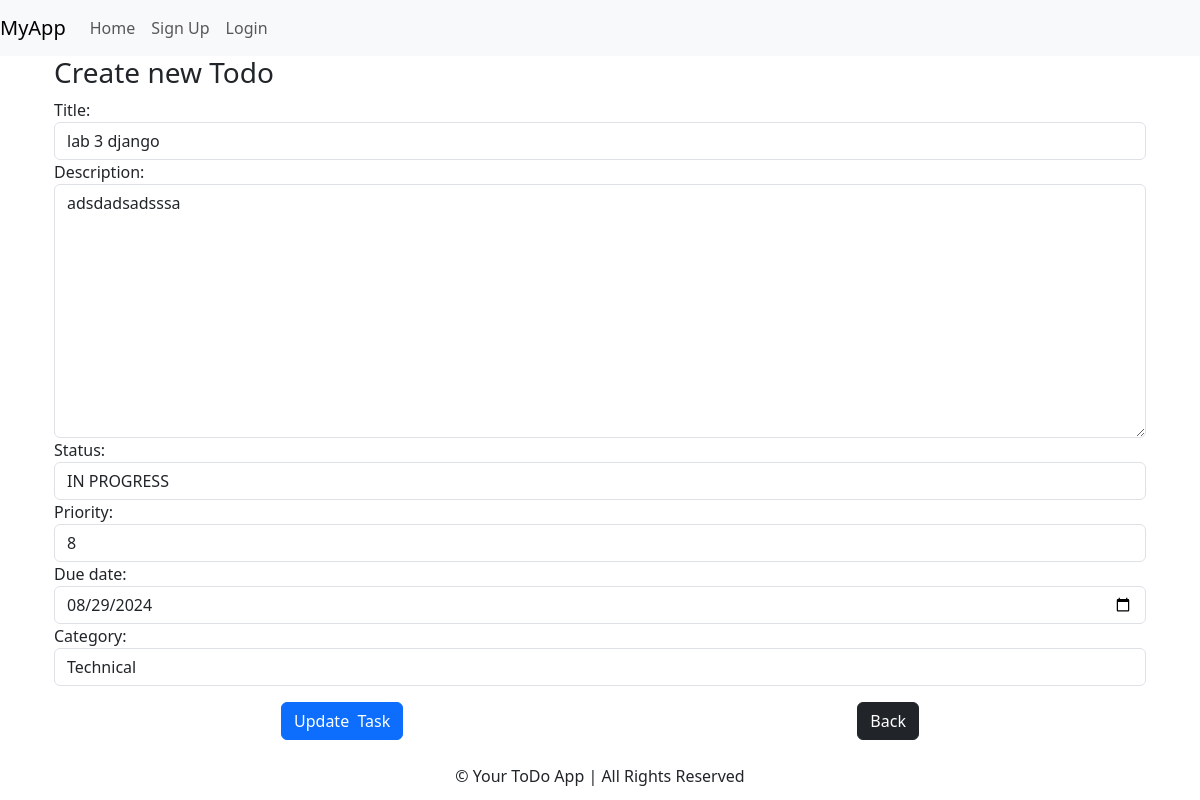
Page /todo/update/1/ on the committed database.
### main/models.py (models this page shows, shortened)
class Task(models.Model):
    STATUS_CHOICES = [
        ('PENDING', 'PENDING'),
        ('IN PROGRESS', 'IN PROGRESS'),
        ('COMPLETED', 'COMPLETED'),
    ]
    title = models.CharField(max_length=100)
    description = models.TextField()
    status = models.CharField(max_length=12, choices=STATUS_CHOICES, default='PENDING')
    priority = models.IntegerField(validators=[MinValueValidator(1), MaxValueValidator(10)], null=True, blank=True)
    due_date = models.DateField(null=True, blank=True)
    created_at = models.DateTimeField(auto_now_add=True)
    updated_at = models.DateTimeField(auto_now=True)
    category = models.ForeignKey(Category, on_delete=models.CASCADE, related_name='tasks')

### main/views.py (the view)
# urls.py: path('todo/update/<int:id>/', update_task, name='update-task'),
def update_task(request, id):
    task = get_object_or_404(Task, id=id)
    if request.method == 'POST':
        form = TaskForm(request.POST, instance=task)
        if form.is_valid():
            form.save()
            return redirect('home')
    else:
        form = TaskForm(instance=task)
    return render(request, 'main/updatetask.html', {'form': form})

### main/forms.py
class TaskForm(forms.ModelForm):
    class Meta:
        model=Task
        fields = ['title' , 'description' , 'status' ,'priority' ,  'due_date' , 'category']
        widgets = {
            'title': forms.TextInput(attrs={'class': 'form-control'}),
            'description': forms.Textarea(attrs={'class': 'form-control'}),
            'status': forms.Select(attrs={'class': 'form-control'}),
            'priority': forms.NumberInput(attrs={'class': 'form-control'}),
            'due_date': forms.DateInput(attrs={'class': 'form-control', 'type': 'date'}),
            'category': forms.Select(attrs={'class': 'form-control'}),
        }

### main/models.py (called while the page is built)
    def __str__(self):
        return self.name

### main/templates/main/updatetask.html (shortened to what this page needs)
{% extends "main/components/base.html" %}
{% block content %}
<div class=" container  m-auto">
    <h3> Create new Todo</h3>
    <form method="POST"  >
    {{ form }}
    <div class="d-flex justify-content-around mt-3 align-items-center">
        <input type="submit" class="btn btn-primary" value="Update  Task">
        <a href="{% url 'home' %}" class="btn btn-dark"> Back</a>
    </div>
    </form>
</div>
{% endblock  %}

### rows in the picture
Task: title "lab 3 django", description "adsdadsadsssa", status "IN PROGRESS", priority "8", due_date "08/29/2024", category "Technical"
